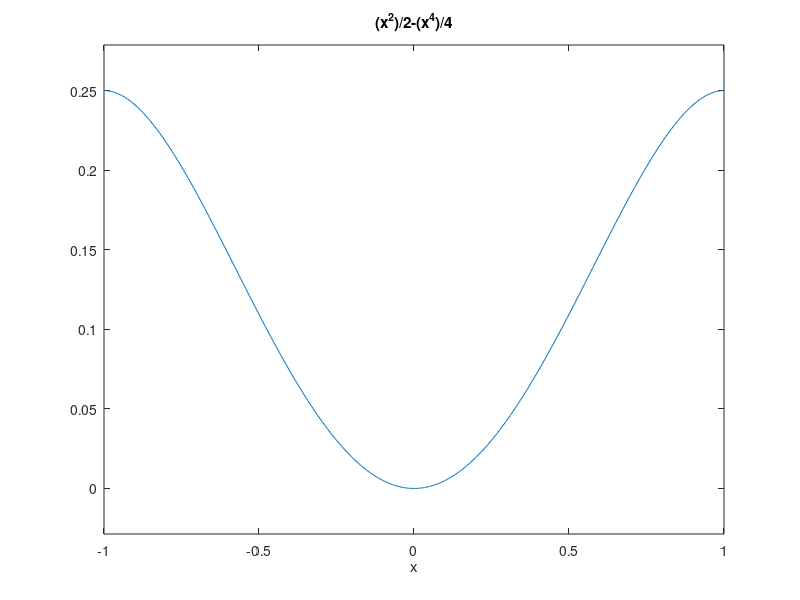

This chart was generated by the following MATLAB code:
%% חישוב שטח משולש בעזרת הרון

clc; clear;
geron=@(a,b,c) real(0.25*sqrt((a+b+c)*(a+b-c)*(a+c-b)*(b+c-a)));
geron(3,4,5)


%% 
x = 0:0.01:5;
y1 = exp(-x).*sin(x); 
y2 = x.^-0.1-0.87; 
plot(x,y1,x,y2)
grid on
[X,Y] = ginput()

%% 
clc; clear;
f=inline('x^2','x');
f
f(5)

%% 
clc; clear;
f=inline('(x.^2)/2-(x.^4)/4') 
fzero(f,1)
ezplot(f, [-1,1])



